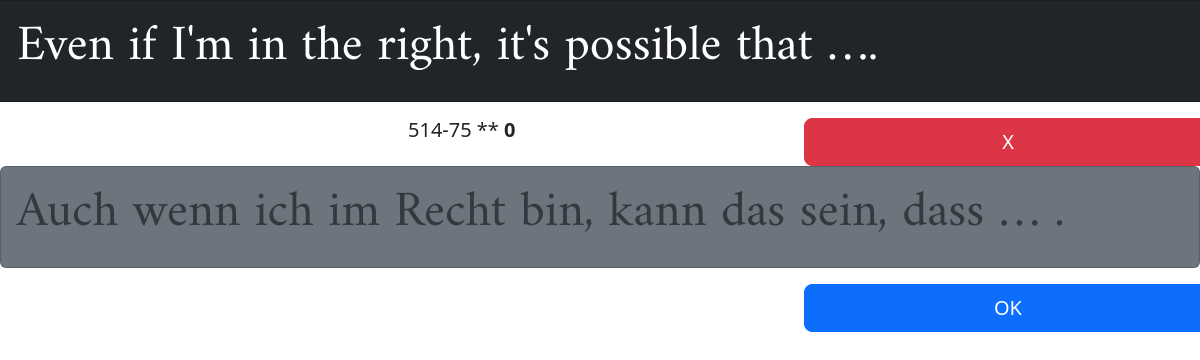
/, run on an earlier commit of the app's database.
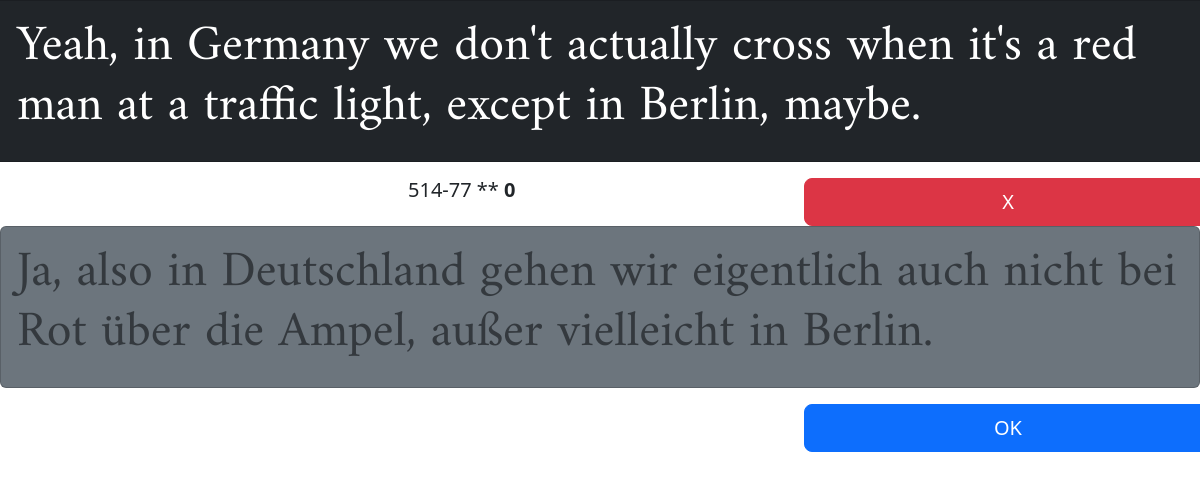
And on a later commit of the database.
### revision/models.py (models this page shows)
class Sentence(models.Model):
    TYPE_CHOICES = (
        ('vocabulary', 'vocabulary'),
        ('expression', 'expression'),
    )
    STATE_CHOICES = (
        ('hot', 'hot'),
        ('cold', 'cold'),
    )
    def __str__(self):
        return self.name
    name = models.CharField(max_length=200,unique=True)
    DE = models.CharField(max_length=2000,unique=True)
    EN = models.CharField(max_length=2000,unique=True)
    revision_number = models.IntegerField(default=0)
    state = models.CharField(max_length=200, choices= STATE_CHOICES, default='hot')
    type = models.CharField(max_length=200, choices= TYPE_CHOICES, default='expression')

### revision/views.py (the view)
# urls.py: path('', views.index, name='index'),
def index(request):
    sentence_name = Sentence.objects.filter(state='hot').order_by('revision_number').first()
    sentence = Sentence.objects.get(name=str(sentence_name))
    context = {
        'sentence': sentence
    }
    return render(request, 'index.html', context)

### revision/templates/index.html (shortened to what this page needs)
{% extends 'base.html' %}
{% load static %}
{% block b1 %}
<div class="row">
<div class="card text-white bg-dark mb-3 col-12" >
    <div class="card-body">
      <h1 class="card-title">{{ sentence.EN }}</h1>
    </div>
  </div>
</div>
<div class="row d-flex flex-row-reverse">
  <a class="btn btn-danger btn-lg col-4" href="{% url 'revision:promote' sentence.pk %}" role="button">X</a>
<div class="h5 col-4">{{sentence.name}} ** <b>{{sentence.revision_number}}</b></div>
</div>
<div class="card text-muted bg-secondary mb-3" >
    <div class="card-body">
      <h1 class="card-title ">{{ sentence.DE }}</h1>
    </div>
  </div>
<div class="row d-flex flex-row-reverse">
  <a class="btn btn-primary  col-4  btn-lg" href="{% url 'revision:demote' sentence.pk %}" role="button">OK</a>
  </div>
{% endblock %}

What changed in the data, as far as the page shows it:
no longer on this page (row edited): Sentence: EN "Even if I'm in the right, it's possible that ….", name "514-75", revision_number "0", DE "Auch wenn ich im Recht bin, kann das sein, dass … ."
now on this page (row unchanged): Sentence: EN "Yeah, in Germany we don't actually cross when it's a red man at a traffic light, except in Berlin, maybe.", name "514-77", revision_number "0", DE "Ja, also in Deutschland gehen wir eigentlich auch nicht bei Rot über die Ampel, außer vielleicht in Berlin."
